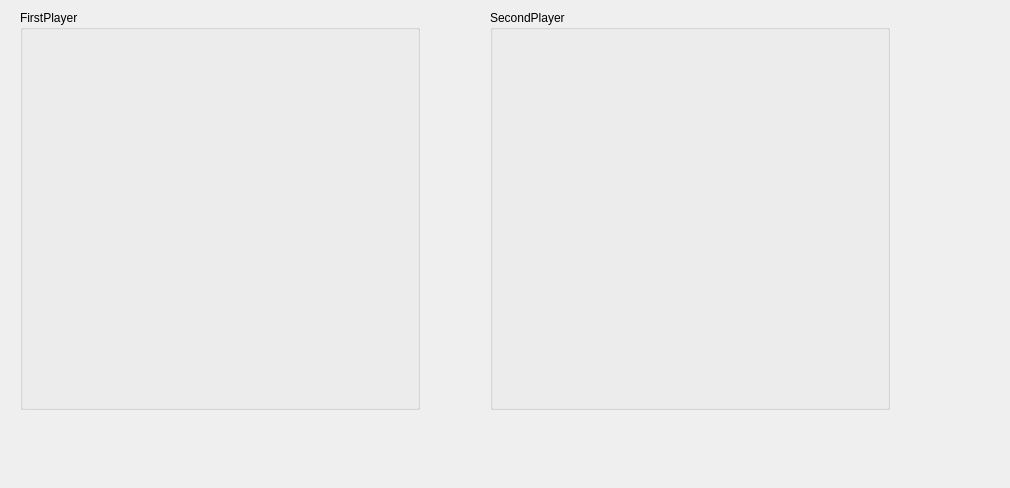
<?xml version="1.0" encoding="UTF-8"?>
<ui version="4.0">
 <class>QtBattleShip</class>
 <widget class="QDialog" name="QtBattleShip">
  <property name="enabled">
   <bool>true</bool>
  </property>
  <property name="geometry">
   <rect>
    <x>0</x>
    <y>0</y>
    <width>1010</width>
    <height>488</height>
   </rect>
  </property>
  <property name="windowTitle">
   <string notr="true">Dialog</string>
  </property>
  <property name="sizeGripEnabled">
   <bool>false</bool>
  </property>
  <property name="modal">
   <bool>false</bool>
  </property>
  <widget class="QGroupBox" name="firstPlayerBox">
   <property name="enabled">
    <bool>true</bool>
   </property>
   <property name="geometry">
    <rect>
     <x>20</x>
     <y>10</y>
     <width>400</width>
     <height>400</height>
    </rect>
   </property>
   <property name="autoFillBackground">
    <bool>false</bool>
   </property>
   <property name="title">
    <string>FirstPlayer</string>
   </property>
   <property name="flat">
    <bool>false</bool>
   </property>
  </widget>
  <widget class="QGroupBox" name="secondPlayerBox">
   <property name="geometry">
    <rect>
     <x>490</x>
     <y>10</y>
     <width>400</width>
     <height>400</height>
    </rect>
   </property>
   <property name="title">
    <string>SecondPlayer</string>
   </property>
  </widget>
 </widget>
 <resources/>
 <connections/>
</ui>
